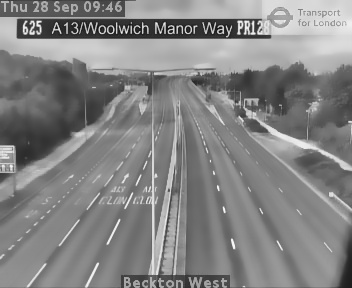
#> input picture backgrounds/625_bg.jpg, 352 x 288 px
$ python blobDetection.py
#> lines starting #> are read from the running program, lines starting #| are printed output that depends on the picture; after the words box and inside, x2 and y2 are one past the last pixel; in counts of white or black regions, pixels touching at a corner belong together; pictures that were not available may be replaced by others from this repository, and a replacement may not be noted
# -*- coding: utf-8 -*-

import logging
import math
import os
import re
import time
from os import walk

import cv2
import numpy as np

loc = os.path.abspath('')

inputFile = loc + '/inputs/625_201709280946.mp4'

# for testing
tracked_blobs = []
tracked_conts = []
t_retval = []


# ============================================================================

class Vehicle(object):
    def __init__(self, id, position):
        self.id = id
        self.positions = [position]
        self.frames_since_seen = 0
        self.frames_seen = 0
        self.counted = False
        self.vehicle_dir = 0

    @property
    def last_position(self):
        return self.positions[-1]

    @property
    def last_position2(self):
        return self.positions[-2]

    def add_position(self, new_position):
        self.positions.append(new_position)
        self.frames_since_seen = 0
        self.frames_seen += 1

    def draw(self, output_image):
        for point in self.positions:
            cv2.circle(output_image, point, 2, (0, 0, 255), -1)
            cv2.polylines(output_image, [np.int32(self.positions)]
                          , False, (0, 0, 255), 1)


# ============================================================================

class VehicleCounter(object):
    def __init__(self, shape, divider):
        self.log = logging.getLogger("vehicle_counter")

        self.height, self.width = shape
        self.divider = divider

        self.vehicles = []
        self.next_vehicle_id = 0
        self.vehicle_count = 0
        self.vehicle_LHS = 0
        self.vehicle_RHS = 0
        self.max_unseen_frames = 10

    @staticmethod
    def get_vector(a, b):
        """Calculate vector (distance, angle in degrees) from point a to point b.

        Angle ranges from -180 to 180 degrees.
        Vector with angle 0 points straight down on the image.
        Values decrease in clockwise direction.
        """
        dx = float(b[0] - a[0])
        dy = float(b[1] - a[1])

        distance = math.sqrt(dx ** 2 + dy ** 2)

        if dy > 0:
            angle = math.degrees(math.atan(-dx / dy))
        elif dy == 0:
            if dx < 0:
                angle = 90.0
            elif dx > 0:
                angle = -90.0
            else:
                angle = 0.0
        else:
            if dx < 0:
                angle = 180 - math.degrees(math.atan(dx / dy))
            elif dx > 0:
                angle = -180 - math.degrees(math.atan(dx / dy))
            else:
                angle = 180.0

        return distance, angle, dx, dy

    @staticmethod
    def is_valid_vector(a, b):
        # vector is only valid if threshold distance is less than 12
        # and if vector deviation is less than 30 or greater than 330 degs
        distance, angle, _, _ = a
        threshold_distance = 12.0
        return (distance <= threshold_distance)

    def update_vehicle(self, vehicle, matches):
        # Find if any of the matches fits this vehicle
        for i, match in enumerate(matches):
            contour, centroid = match

            # store the vehicle data
            vector = self.get_vector(vehicle.last_position, centroid)

            # only measure angle deviation if we have enough points
            if vehicle.frames_seen > 2:
                prevVector = self.get_vector(vehicle.last_position2, vehicle.last_position)
                angleDev = abs(prevVector[1] - vector[1])
            else:
                angleDev = 0

            b = dict(
                id=vehicle.id,
                center_x=centroid[0],
                center_y=centroid[1],
                vector_x=vector[0],
                vector_y=vector[1],
                dx=vector[2],
                dy=vector[3],
                counted=vehicle.counted,
                frame_number=frame_no,
                angle_dev=angleDev
            )

            tracked_blobs.append(b)

            # check validity
            if self.is_valid_vector(vector, angleDev):
                vehicle.add_position(centroid)
                vehicle.frames_seen += 1
                # check vehicle direction
                if vector[3] > 0:
                    # positive value means vehicle is moving DOWN
                    vehicle.vehicle_dir = 1
                elif vector[3] < 0:
                    # negative value means vehicle is moving UP
                    vehicle.vehicle_dir = -1
                self.log.debug("Added match (%d, %d) to vehicle #%d. vector=(%0.2f,%0.2f)"
                               , centroid[0], centroid[1], vehicle.id, vector[0], vector[1])
                return i

        # No matches fit...
        vehicle.frames_since_seen += 1
        self.log.debug("No match for vehicle #%d. frames_since_seen=%d"
                       , vehicle.id, vehicle.frames_since_seen)

        return None

    def update_count(self, matches, output_image=None):
        self.log.debug("Updating count using %d matches...", len(matches))

        # First update all the existing vehicles
        for vehicle in self.vehicles:
            i = self.update_vehicle(vehicle, matches)
            if i is not None:
                del matches[i]

        # Add new vehicles based on the remaining matches
        for match in matches:
            contour, centroid = match
            new_vehicle = Vehicle(self.next_vehicle_id, centroid)
            self.next_vehicle_id += 1
            self.vehicles.append(new_vehicle)
            self.log.debug("Created new vehicle #%d from match (%d, %d)."
                           , new_vehicle.id, centroid[0], centroid[1])

        # Count any uncounted vehicles that are past the divider
        for vehicle in self.vehicles:
            if not vehicle.counted and (((vehicle.last_position[1] > self.divider) and (vehicle.vehicle_dir == 1)) or
                                        ((vehicle.last_position[1] < self.divider) and (
                                                vehicle.vehicle_dir == -1))) and (vehicle.frames_seen > 6):

                vehicle.counted = True
                # update appropriate counter
                if ((vehicle.last_position[1] > self.divider) and (vehicle.vehicle_dir == 1) and (
                        vehicle.last_position[0] >= (int(frame_w / 2) - 10))):
                    self.vehicle_RHS += 1
                    self.vehicle_count += 1
                elif ((vehicle.last_position[1] < self.divider) and (vehicle.vehicle_dir == -1) and (
                        vehicle.last_position[0] <= (int(frame_w / 2) + 10))):
                    self.vehicle_LHS += 1
                    self.vehicle_count += 1

                self.log.debug("Counted vehicle #%d (total count=%d)."
                               , vehicle.id, self.vehicle_count)

        # Optionally draw the vehicles on an image
        if output_image is not None:
            for vehicle in self.vehicles:
                vehicle.draw(output_image)

            # LHS
            cv2.putText(output_image, ("LH Lane: %02d" % self.vehicle_LHS), (12, 56)
                        , cv2.FONT_HERSHEY_PLAIN, 1.2, (127, 255, 255), 2)
            # RHS
            cv2.putText(output_image, ("RH Lane: %02d" % self.vehicle_RHS), (216, 56)
                        , cv2.FONT_HERSHEY_PLAIN, 1.2, (127, 255, 255), 2)

        # Remove vehicles that have not been seen long enough
        removed = [v.id for v in self.vehicles
                   if v.frames_since_seen >= self.max_unseen_frames]
        self.vehicles[:] = [v for v in self.vehicles
                            if not v.frames_since_seen >= self.max_unseen_frames]
        for id in removed:
            self.log.debug("Removed vehicle #%d.", id)

        self.log.debug("Count updated, tracking %d vehicles.", len(self.vehicles))


# ============================================================================

camera = re.match(r".*/(\d+)_.*", inputFile)
camera = camera.group(1)

# import video file
cap = cv2.VideoCapture(inputFile)

# get list of background files
f = []
for (_, _, filenames) in walk(loc + "/backgrounds/"):
    f.extend(filenames)
    break

# if background exists for camera: import, else avg will be built on fly
if camera + "_bg.jpg" in f:
    bg = loc + "/backgrounds/" + camera + "_bg.jpg"
    default_bg = cv2.imread(bg)
#> default_bg is the input picture: shape (288, 352, 3); min 16, max 248, mean 131.6
    default_bg = cv2.cvtColor(default_bg, cv2.COLOR_BGR2HSV)
#> default_bg: shape (288, 352, 3); mean H, S, V 0, 0, 131.6
    (_, avgSat, default_bg) = cv2.split(default_bg)
#> avgSat: shape (288, 352); every value is 0
#> default_bg: shape (288, 352)
    avg = default_bg.copy().astype("float")
else:
    avg = None

# get frame size
frame_w = int(cap.get(cv2.CAP_PROP_FRAME_WIDTH))
frame_h = int(cap.get(cv2.CAP_PROP_FRAME_HEIGHT))

# create a mask (manual for each camera)
mask = np.zeros((frame_h, frame_w), np.uint8)
mask[:, :] = 255
mask[:100, :] = 0
mask[230:, 160:190] = 0
mask[170:230, 170:190] = 0
mask[140:170, 176:190] = 0
mask[100:140, 176:182] = 0

# The cutoff for threshold. A lower number means smaller changes between
# the average and current scene are more readily detected.
THRESHOLD_SENSITIVITY = 40
t_retval.append(THRESHOLD_SENSITIVITY)
# Blob size limit before we consider it for tracking.
CONTOUR_WIDTH = 21
CONTOUR_HEIGHT = 16  # 21
# The weighting to apply to "this" frame when averaging. A higher number
# here means that the average scene will pick up changes more readily,
# thus making the difference between average and current scenes smaller.
DEFAULT_AVERAGE_WEIGHT = 0.01
INITIAL_AVERAGE_WEIGHT = DEFAULT_AVERAGE_WEIGHT / 50
# Blob smoothing function, to join 'gaps' in cars
SMOOTH = max(2, int(round((CONTOUR_WIDTH ** 0.5) / 2, 0)))
# Constants for drawing on the frame.
LINE_THICKNESS = 1

fourcc = cv2.VideoWriter_fourcc(*'mp4v')
out = loc + '/outputs/' + camera + '_output.mp4'
out = cv2.VideoWriter(out, fourcc, 20, (frame_w, frame_h))

outblob = loc + '/outputs/' + camera + '_outblob.mp4'
diffop = loc + '/outputs/' + camera + '_outdiff.mp4'
outblob = cv2.VideoWriter(outblob, fourcc, 20, (frame_w, frame_h))
diffop = cv2.VideoWriter(diffop, fourcc, 20, (frame_w, frame_h))

# A list of "tracked blobs".
blobs = []
car_counter = None  # will be created later
frame_no = 0

total_frames = cap.get(cv2.CAP_PROP_FRAME_COUNT)
total_cars = 0

start_time = time.time()
ret, frame = cap.read()
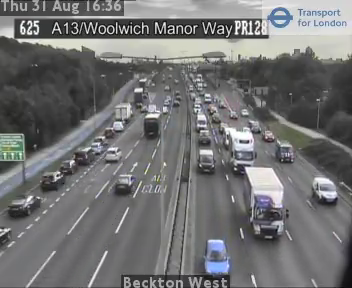
#> input picture frame 27 of inputs/625_201708311636.mp4, 352 x 288 px, given in place of 625_201709280946.mp4, which was not available
#> frame is the input picture: shape (288, 352, 3); mean B, G, R 114.9, 114.4, 114

while ret:
    ret, frame = cap.read()
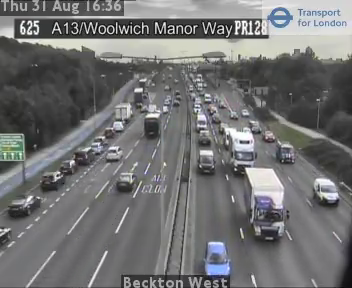
#> input picture frame 28 of inputs/625_201708311636.mp4, 352 x 288 px, given in place of 625_201709280946.mp4, which was not available
#> frame is the input picture: shape (288, 352, 3); mean B, G, R 114.9, 114.4, 114
    frame_no = frame_no + 1

    if ret and frame_no < total_frames:

        print("Processing frame ", frame_no)

        # get returned time
        frame_time = time.time()

        # convert BGR to HSV
        frame = cv2.cvtColor(frame, cv2.COLOR_BGR2HSV)
#> frame: shape (288, 352, 3); mean H, S, V 60.1, 8.4, 116.6

        # only use the Value channel of the frame
        (_, _, grayFrame) = cv2.split(frame)
        grayFrame = cv2.bilateralFilter(grayFrame, 11, 21, 21)

        if avg is None:
            # Set up the average if this is the first time through.
            avg = grayFrame.copy().astype("float")
            continue

        # Build the average scene image by accumulating this frame
        # with the existing average.
        if frame_no < 10:
            def_wt = INITIAL_AVERAGE_WEIGHT
        else:
            def_wt = DEFAULT_AVERAGE_WEIGHT

        cv2.accumulateWeighted(grayFrame, avg, def_wt)

        # export averaged background for use in next video feed run
        # if frame_no > int(total_frames * 0.975):
        if frame_no > int(200):
            grayOp = cv2.cvtColor(cv2.convertScaleAbs(avg), cv2.COLOR_GRAY2BGR)
            backOut = loc + "/backgrounds/" + camera + "_bg.jpg"
            cv2.imwrite(backOut, grayOp)

        # Compute the grayscale difference between the current grayscale frame and
        # the average of the scene.
        differenceFrame = cv2.absdiff(grayFrame, cv2.convertScaleAbs(avg))
        # blur the difference image
        differenceFrame = cv2.GaussianBlur(differenceFrame, (5, 5), 0)
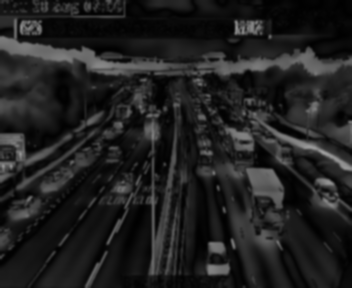
#> differenceFrame: shape (288, 352); min 0, max 157, mean 32.4
        #        cv2.imshow("difference", differenceFrame)
        diffout = cv2.cvtColor(differenceFrame, cv2.COLOR_GRAY2BGR)
        diffop.write(diffout)

        # get estimated otsu threshold level
        retval, _ = cv2.threshold(differenceFrame, 0, 255,
                                  cv2.THRESH_BINARY + cv2.THRESH_OTSU)
#> retval = 48
        # add to list of threshold levels
        t_retval.append(retval)

        # apply threshold based on average threshold value
        if frame_no < 10:
            ret2, thresholdImage = cv2.threshold(differenceFrame,
                                                 int(np.mean(t_retval) * 0.9),
                                                 255, cv2.THRESH_BINARY)
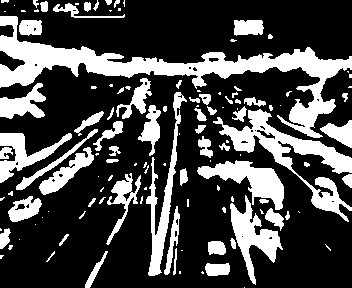
#> thresholdImage: shape (288, 352); 28.3% white; 123 white regions (61 under 20 px), largest, box (x1, y1, x2, y2) and area: (0, 16, 352, 138) 8429, (213, 109, 352, 222) 3567, (197, 160, 284, 210) 1785
#> ret2 = 39
        else:
            ret2, thresholdImage = cv2.threshold(differenceFrame,
                                                 int(np.mean(t_retval[-10:-1]) * 0.9),
                                                 255, cv2.THRESH_BINARY)

        # We'll need to fill in the gaps to make a complete vehicle as windows
        # and other features can split them!
        kernel = cv2.getStructuringElement(cv2.MORPH_ELLIPSE, (SMOOTH, SMOOTH))
        # Fill any small holes
        thresholdImage = cv2.morphologyEx(thresholdImage, cv2.MORPH_CLOSE, kernel)
#> thresholdImage: shape (288, 352); 28.3% white; 99 white regions (45 under 20 px), largest, box (x1, y1, x2, y2) and area: (0, 17, 352, 139) 8462, (214, 110, 352, 223) 3661, (198, 161, 285, 285) 3545

        # Remove noise
        thresholdImage = cv2.morphologyEx(thresholdImage, cv2.MORPH_OPEN, kernel)
#> thresholdImage: shape (288, 352); 28.1% white; 94 white regions (40 under 20 px), largest, box (x1, y1, x2, y2) and area: (0, 18, 352, 140) 8495, (199, 162, 286, 286) 3536, (221, 111, 352, 189) 2763

        # Dilate to merge adjacent blobs
        thresholdImage = cv2.dilate(thresholdImage, kernel, iterations=2)
#> thresholdImage: shape (288, 352); 35.7% white; 67 white regions (13 under 20 px), largest, box (x1, y1, x2, y2) and area: (0, 18, 352, 191) 14600, (199, 162, 294, 288) 4587, (41, 80, 171, 199) 2845

        # apply mask
        thresholdImage = cv2.bitwise_and(thresholdImage, thresholdImage, mask=mask)
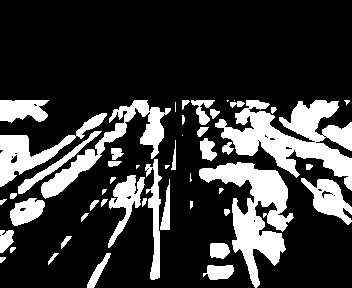
#> thresholdImage: shape (288, 352); 22.6% white; 51 white regions (10 under 20 px), largest, box (x1, y1, x2, y2) and area: (215, 100, 352, 191) 5554, (199, 162, 294, 288) 4587, (41, 100, 171, 199) 2550
        #        cv2.imshow("threshold", thresholdImage)
        threshout = cv2.cvtColor(thresholdImage, cv2.COLOR_GRAY2BGR)
#> threshout: shape (288, 352, 3); 22.6% white; 51 white regions (10 under 20 px)
        outblob.write(threshout)

        # Find contours aka blobs in the threshold image.
        contours, hierarchy = cv2.findContours(thresholdImage, cv2.RETR_EXTERNAL, cv2.CHAIN_APPROX_SIMPLE)
#> contours = 51 contours, 17 with area under 20; largest, box (x1, y1, x2, y2) and area: (215, 100, 352, 191) 5169, (199, 162, 294, 288) 4270, (41, 100, 171, 199) 2284, (0, 113, 107, 187) 1816, (301, 178, 352, 225) 1073

        print("Found ", len(contours), " vehicle contours.")
#| Found  51  vehicle contours.
        # process contours if they exist!
        if contours:
            for (i, contour) in enumerate(contours):
                # Find the bounding rectangle and center for each blob
                (x, y, w, h) = cv2.boundingRect(contour)
                contour_valid = (w > CONTOUR_WIDTH) and (h > CONTOUR_HEIGHT)

                print("Contour #", i, ": pos=(x=", x, ", y=", y, ") size=(w=", w,
                      ", h=", h, ") valid=", contour_valid)

                if not contour_valid:
                    continue

                center = (int(x + w / 2), int(y + h / 2))
                blobs.append(((x, y, w, h), center))
#> this loop made 51 passes
#> (x, y, w, h, contour_valid) on passes 1, 2, 4, 5, 6, 7, 8, 9, 10, 12, 13, 14: (203, 265, 31, 15, False), (0, 257, 6, 6, False), (48, 253, 11, 12, False), (10, 247, 6, 6, False), (210, 243, 20, 16, False), (61, 236, 11, 13, False), (0, 230, 14, 23, False), (81, 213, 8, 9, False), (224, 209, 6, 7, False), (90, 200, 9, 11, False), (101, 199, 7, 8, False), (0, 199, 7, 6, False)
#> (x, y, w, h, contour_valid, center) on passes 3, 16, 21, 23, 28, 36: (87, 253, 24, 35, True, (99, 270)), (10, 198, 35, 28, True, (27, 212)), (301, 178, 51, 47, True, (326, 201)), (108, 175, 37, 73, True, (126, 211)), (199, 162, 95, 126, True, (246, 225)), (18, 131, 84, 63, True, (60, 162))
#| Contour # 0 : pos=(x= 203 , y= 265 ) size=(w= 31 , h= 15 ) valid= False
#| Contour # 1 : pos=(x= 0 , y= 257 ) size=(w= 6 , h= 6 ) valid= False
#| Contour # 2 : pos=(x= 87 , y= 253 ) size=(w= 24 , h= 35 ) valid= True
#| Contour # 3 : pos=(x= 48 , y= 253 ) size=(w= 11 , h= 12 ) valid= False
#| Contour # 4 : pos=(x= 10 , y= 247 ) size=(w= 6 , h= 6 ) valid= False
#| Contour # 5 : pos=(x= 210 , y= 243 ) size=(w= 20 , h= 16 ) valid= False
#| Contour # 6 : pos=(x= 61 , y= 236 ) size=(w= 11 , h= 13 ) valid= False
#| Contour # 7 : pos=(x= 0 , y= 230 ) size=(w= 14 , h= 23 ) valid= False
#> (further printed lines are left out)
#> after the loop, blobs = 11 items

        for (i, match) in enumerate(blobs):
            contour, centroid = match
            x, y, w, h = contour

            # store the contour data
            c = dict(
                frame_no=frame_no,
                centre_x=x,
                centre_y=y,
                width=w,
                height=h
            )
            tracked_conts.append(c)

            cv2.rectangle(frame, (x, y), (x + w - 1, y + h - 1), (0, 0, 255), LINE_THICKNESS)
            cv2.circle(frame, centroid, 2, (0, 0, 255), -1)
#> this loop made 11 passes
#> (centroid, x, y, w, h) on passes 1 to 11: ((99, 270), 87, 253, 24, 35), ((27, 212), 10, 198, 35, 28), ((326, 201), 301, 178, 51, 47), ((126, 211), 108, 175, 37, 73), ((246, 225), 199, 162, 95, 126), ((60, 162), 18, 131, 84, 63), ((53, 150), 0, 113, 107, 74), ((283, 145), 215, 100, 137, 91), ((203, 112), 191, 100, 24, 25), ((106, 149), 41, 100, 130, 99), ((24, 111), 0, 100, 49, 23)
#> frame: shape (288, 352, 3); mean H, S, V 58, 8.1, 120.9
#> after the loop, tracked_conts = 11 items

        if car_counter is None:
            print("Creating vehicle counter...")
            car_counter = VehicleCounter(frame.shape[:2], 2 * frame.shape[0] / 3)

        # get latest count
        car_counter.update_count(blobs, frame)
#> the loop in update_count, `for match in matches:` made 11 passes
#> contour on passes 1 to 11: (87, 253, 24, 35), (10, 198, 35, 28), (301, 178, 51, 47), (108, 175, 37, 73), (199, 162, 95, 126), (18, 131, 84, 63), (0, 113, 107, 74), (215, 100, 137, 91), (191, 100, 24, 25), (41, 100, 130, 99), (0, 100, 49, 23)
#> after the loop in update_count, `for match in matches:`: self.next_vehicle_id = 11; self.vehicles = 11 items
#> the loop in update_count, `for vehicle in self.vehicles:` made 11 passes
#> after the loop in update_count, `for vehicle in self.vehicles:`: self.vehicle_LHS = 0; vehicle.counted = False
#> in update_count, `cv2.putText(output_image, ("LH Lane: %02d" % self.vehicle_LHS), (12, 5..`: output_image: shape (288, 352, 3); mean H, S, V 58.5, 9.6, 121.7
#> in update_count, `cv2.putText(output_image, ("RH Lane: %02d" % self.vehicle_RHS), (216, ..`: output_image: shape (288, 352, 3); mean H, S, V 59.2, 11.2, 122.1
#> in update_count, `removed = [v.id for v in self.vehicles if v.frames_since_seen >= self...`: removed = []
        current_count = car_counter.vehicle_RHS + car_counter.vehicle_LHS
#> current_count = 0

        # print elapsed time to console
        elapsed_time = time.time() - start_time
        print("-- %s seconds --" % round(elapsed_time, 2))

        # output video
        frame = cv2.cvtColor(frame, cv2.COLOR_HSV2BGR)
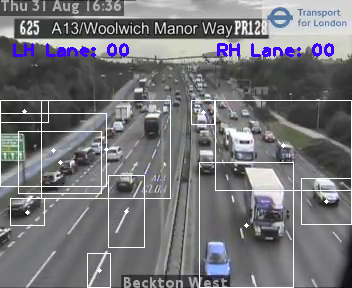
#> frame: shape (288, 352, 3); mean B, G, R 120.4, 116.6, 116.9

        # draw dividing line
        # flash green when new car counted
        if current_count > total_cars:
            cv2.line(frame, (0, int(2 * frame_h / 3)), (frame_w, int(2 * frame_h / 3)),
                     (0, 255, 0), 2 * LINE_THICKNESS)
        else:
            cv2.line(frame, (0, int(2 * frame_h / 3)), (frame_w, int(2 * frame_h / 3)),
                     (0, 0, 255), LINE_THICKNESS)

        # update with latest count
        total_cars = current_count
#> total_cars = 0

        # draw upper limit
        cv2.line(frame, (0, 100), (frame_w, 100), (0, 0, 0), LINE_THICKNESS)
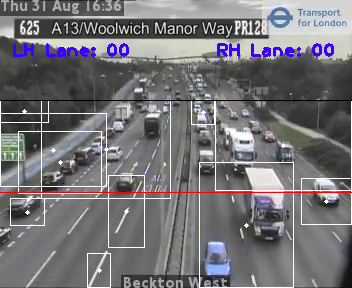
#> frame: shape (288, 352, 3); mean B, G, R 119.1, 115.3, 116.5

        cv2.imshow("preview", frame)
        out.write(frame)

        if cv2.waitKey(27) and 0xFF == ord('q'):
#> (key q is pressed here)
            break
    else:
        break

cv2.line()
cv2.destroyAllWindows()
cap.release()
out.release()
